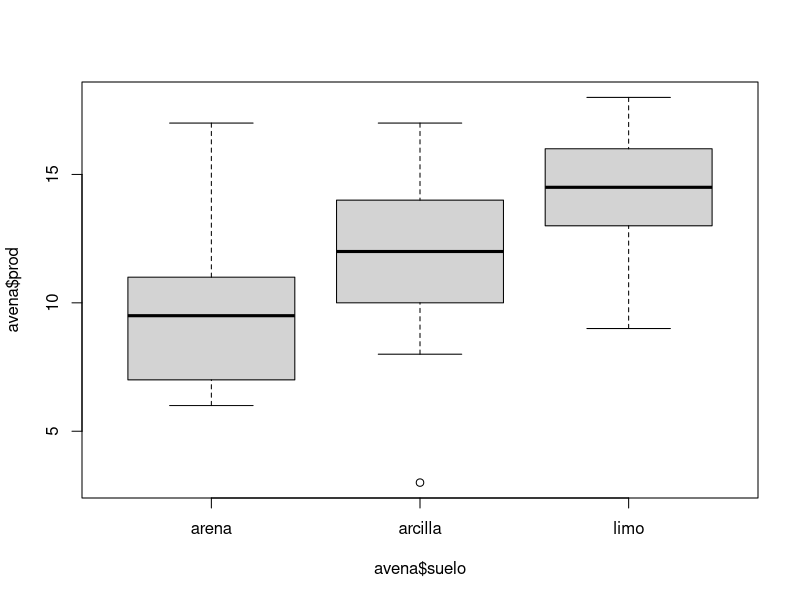
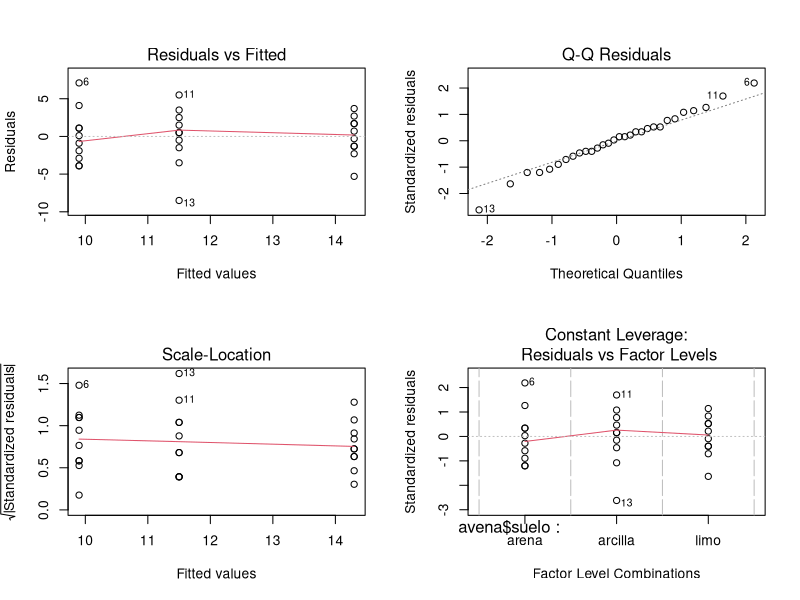
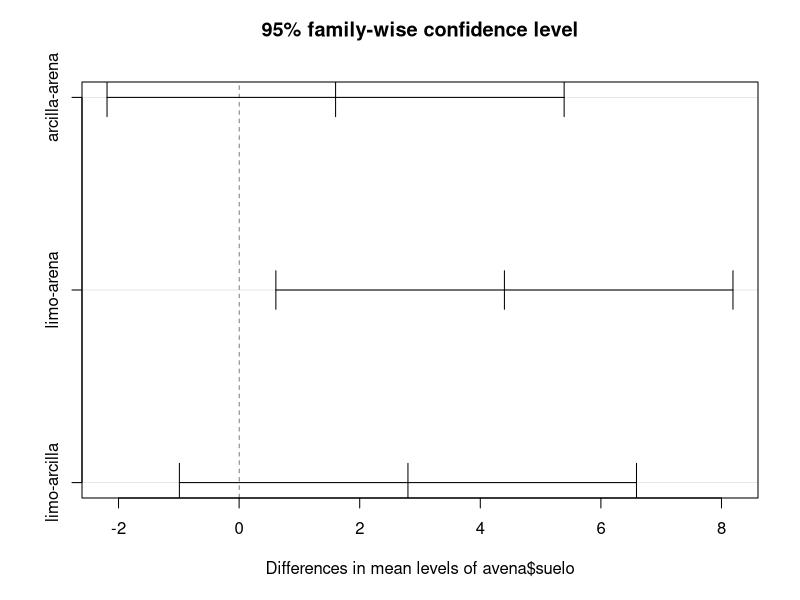

These figures' R source, in order:
#Marlen Gutierrez Barrientos
#CLASE 7
#ANALISIS DE VARIANZA 
#27/09/2022


# DATOS -------------------------------------------------------------------

#HO:No hay diferencia significativa entre la avena y los tres tratamientos de suelo
#H1: Si hay diferencia significativa entre la avena y los tres tratamientos de suelo

arena <- c(6, 10, 8, 6, 14, 17, 9, 11, 7, 11)
arcilla <- c(17, 15, 3, 11, 14, 12, 12, 8, 10, 13)
limo <- c(13, 16, 9, 12, 15, 16, 17, 13, 18, 14)

prod <- c(arena, arcilla, limo)

suelo <- gl(3,10,30, labels = c("arena", "arcilla", "limo")) #gl para generar niveles

avena <- data.frame(suelo, prod)


# FUNCION tapply ----------------------------------------------------------

tapply(avena$prod, avena$suelo, length)
tapply(avena$prod, avena$suelo, mean)
tapply(avena$prod, avena$suelo, sd)
tapply(avena$prod, avena$suelo, var)

#Revisar la homogeneidad de las varianzas

bartlett.test(avena$prod, avena$suelo)
#NO HAY DIFERENCIAS SIGNIFICATIVAS PORQUE EL VALOR ES MAYOR A 0.05

fligner.test(avena$prod, avena$suelo)
#NO HAY DIFERENCIA SIGNIFICATIVA (VALOR DE P-VALUE)

#Revisar los datos de forma gráfica 

boxplot(avena$prod ~ avena$suelo)

#La arcilla tiene un valor outlier
#De acuerdo con el boxplot se ven diferencias significativas entre los suelos arenoso y limoso, pero entre arcilla y limo no hay ni arena-arcilla

#Si la varianza del error es mas grande que la del tratamiento no hay diferencia significativa 
#si la varianza del error es mas pequeña que la del tratamiento hay diferencias significativa 
#EL ANALISIS DE VARIANZA NO TE DICE CUAL ES DIFERENTE A CUAL SOLAMENTE SI HAY DIFERENCIAS 

#Suma de cuadrados total
SST <- sum((avena$prod - mean(avena$prod))^2)

#Suam de cuadrados del error
arena - mean(arena)
arcilla - mean(arcilla)
limo - mean(limo)

arena.sum <- sum((arena -mean(arena))^2)
arcilla.sum <- sum((arcilla -mean(arcilla))^2)
limo.sum <- sum((limo -mean(limo))^2)

SSe <- arena.sum + arcilla.sum + limo.sum
SSe

#Suma total del tratamiento
SStr <- SST - SSe
SStr

#Cuadrado medio
#Es la suma de la varianza 

tapply(avena$prod, avena$suelo, var)
CME <- mean(tapply(avena$prod, avena$suelo, var))
CMtr <- SStr/2
Fcal <- CMtr/CME
Fcal

#Calcular F tabulada
Ftab <- qf(0.95, 2, 27)
Ftab

#Cuando el valor de F es menor que el tabulado no hay diferencia significativa 
#Cuando el valor de F calculado es mayor que el F tabulado hay diferencia significativa

probF <- 1-pf(Fcal,2,27) #Grados de libertad, valor del denominador y numerador
probF


#ANOVA procedimiento simplificado

avena.aov <- aov(avena$prod ~ avena$suelo) #Nos da la tabla de resultados
summary(avena.aov)

par(mfrow=c(2,2))
plot(aov(avena$prod ~ avena$suelo))
par(mfrow=c(1,1))

#LA PRUEBA DE TUKEY NOS DICE SI HAY DIFERENCIAS SIGNIFICATIVAS 

TukeyHSD(avena.aov, conf.level = 0.95) 
#En el valor de p adj nos dice si hay diferencias significativas

plot(TukeyHSD(avena.aov)) #Se grafica y si toca la linea de cero no hay diferencias

#SI NO HAY DIFERENCIAS SIGNIFICATIVAS NO HAY QUE USAR TUKEY 









